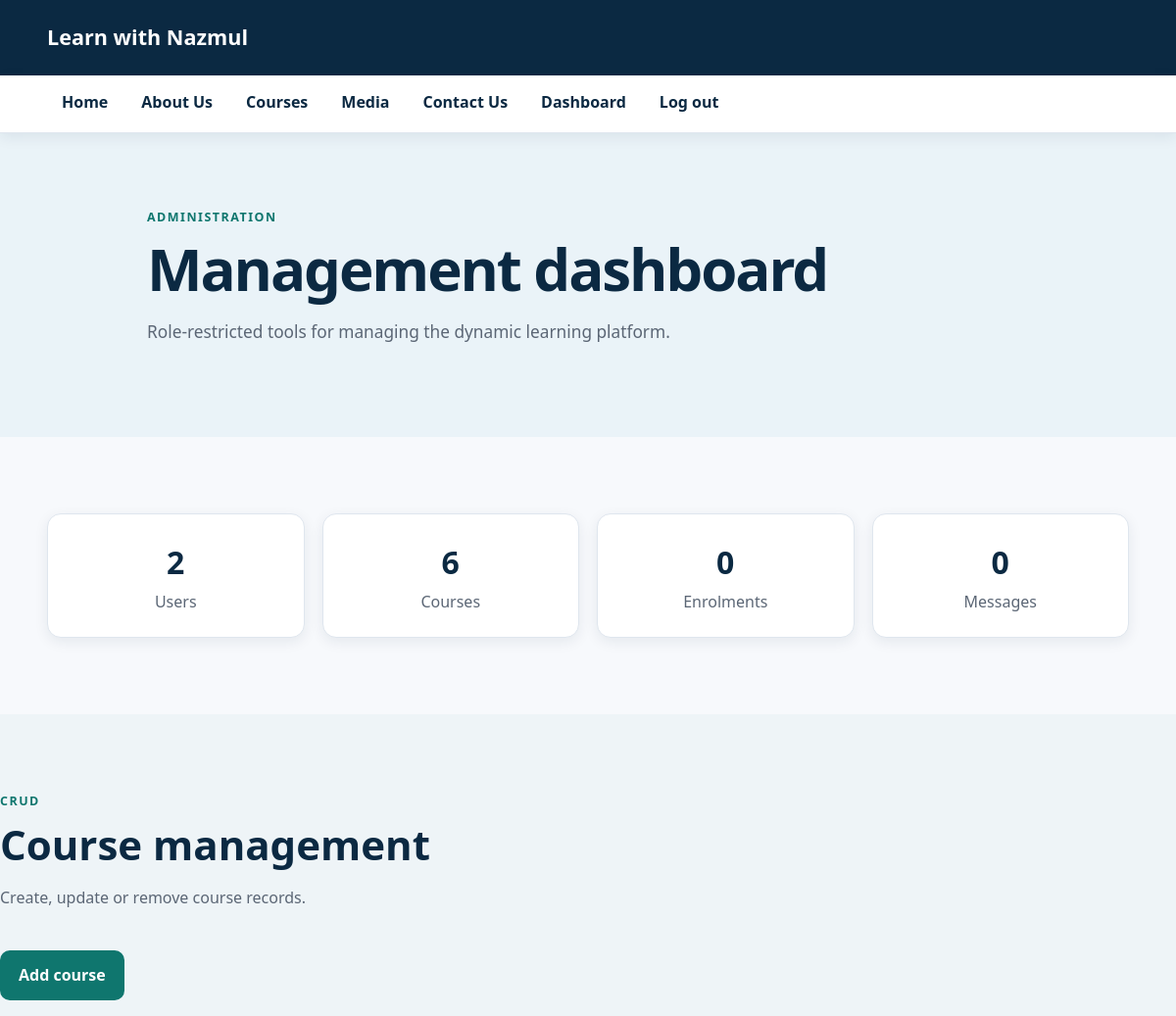
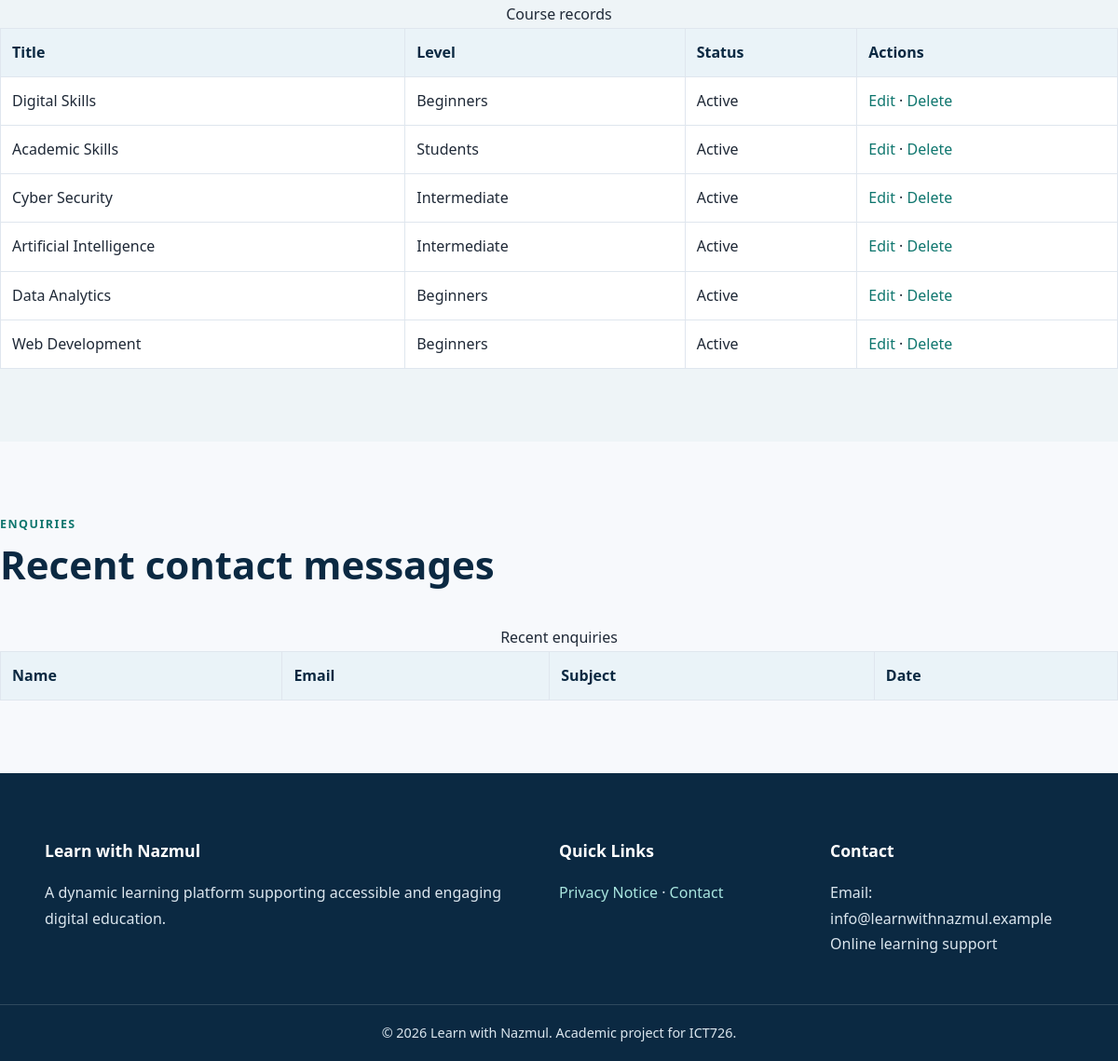
/admin/index.php (signed in), run on the app's committed database (2 pictures, top to bottom).
### tables this page shows
CREATE TABLE courses (
  id INT UNSIGNED AUTO_INCREMENT PRIMARY KEY,
  title VARCHAR(120) NOT NULL,
  short_description VARCHAR(500) NOT NULL,
  description TEXT NOT NULL,
  topics VARCHAR(255) NOT NULL,
  level VARCHAR(40) NOT NULL,
  image VARCHAR(255) NOT NULL,
  is_active TINYINT(1) NOT NULL DEFAULT 1,
  created_at TIMESTAMP NOT NULL DEFAULT CURRENT_TIMESTAMP
);

### config.php (called while the page is built, shortened)
<?php
function url(string $path = ''): string {
    return BASE_URL . '/' . ltrim($path, '/');
}
?>

### admin/index.php (the view)
<?php require_once '../includes/bootstrap.php'; require_role('admin'); $pdo=db(); $counts=['users'=>(int)$pdo->query('SELECT COUNT(*) FROM users')->fetchColumn(),'courses'=>(int)$pdo->query('SELECT COUNT(*) FROM courses')->fetchColumn(),'enrolments'=>(int)$pdo->query('SELECT COUNT(*) FROM enrollments')->fetchColumn(),'messages'=>(int)$pdo->query('SELECT COUNT(*) FROM contacts')->fetchColumn()];$courses=$pdo->query('SELECT * FROM courses ORDER BY id DESC')->fetchAll();$messages=$pdo->query('SELECT * FROM contacts ORDER BY created_at DESC LIMIT 10')->fetchAll(); page_head('Admin Dashboard','Administrator dashboard for managing users, courses and enquiries.');site_header();render_flash(); ?>
<main><section class="page-hero"><div class="page-hero-content"><p class="section-label">ADMINISTRATION</p><h1>Management dashboard</h1><p>Role-restricted tools for managing the dynamic learning platform.</p></div></section><section><div class="stats-grid"><div class="stat-card"><strong><?= $counts['users'] ?></strong><span>Users</span></div><div class="stat-card"><strong><?= $counts['courses'] ?></strong><span>Courses</span></div><div class="stat-card"><strong><?= $counts['enrolments'] ?></strong><span>Enrolments</span></div><div class="stat-card"><strong><?= $counts['messages'] ?></strong><span>Messages</span></div></div></section><section class="alt-section"><div class="section-heading left"><p class="section-label">CRUD</p><h2>Course management</h2><p>Create, update or remove course records.</p></div><a class="button primary-button" href="<?= e(url('admin/course_edit.php')) ?>">Add course</a><div class="table-wrap"><table><caption>Course records</caption><thead><tr><th>Title</th><th>Level</th><th>Status</th><th>Actions</th></tr></thead><tbody><?php foreach($courses as $c): ?><tr><td><?= e($c['title']) ?></td><td><?= e($c['level']) ?></td><td><?= $c['is_active']?'Active':'Inactive' ?></td><td><a href="<?= e(url('admin/course_edit.php?id='.$c['id'])) ?>">Edit</a> · <a href="<?= e(url('admin/course_delete.php?id='.$c['id'].'&csrf='.urlencode(csrf_token()))) ?>" onclick="return confirm('Delete this course?')">Delete</a></td></tr><?php endforeach; ?></tbody></table></div></section><section><div class="section-heading left"><p class="section-label">ENQUIRIES</p><h2>Recent contact messages</h2></div><div class="table-wrap"><table><caption>Recent enquiries</caption><thead><tr><th>Name</th><th>Email</th><th>Subject</th><th>Date</th></tr></thead><tbody><?php foreach($messages as $m): ?><tr><td><?= e($m['name']) ?></td><td><?= e($m['email']) ?></td><td><?= e($m['subject']) ?></td><td><?= e(date('d M Y',strtotime($m['created_at']))) ?></td></tr><?php endforeach; ?></tbody></table></div></section></main><?php site_footer(); ?>

### css/style.css (style rules this page uses)
* { box-sizing:border-box }
html { scroll-behavior:smooth;font-size:16px }
body { margin:0;font-family:"Segoe UI",Arial,sans-serif;color:#1f2937;background:#f7f9fc;line-height:1.7;-webkit-font-smoothing:antialiased }
a { color:#0f766e;text-decoration:none }
:root { --primary:#123b5d;--primary-dark:#0b2942;--primary-light:#eaf3f8;--accent:#0f766e;--accent-dark:#0b5d57;--accent-light:#e7f7f5;--gold:#f59e0b;--text:#1f2937;--text-light:#5b6675;--white:#fff;--background:#f7f9fc;--surface:#fff;--border:#dfe6ee;--success:#15803d;--danger:#dc2626;--shadow-sm:0 4px 14px rgba(15,39,64,.08);--shadow-md:0 10px 30px rgba(15,39,64,.12);--radius-sm:8px;--radius-md:14px;--radius-lg:22px;--container:1180px }
.header-container,.footer-container,.contact-container,.page-hero-content,.container { width:min(92%,var(--container));margin:auto }
main>section { padding:78px 0 }
.eyebrow,.section-label { margin:0;color:var(--accent);font-size:.78rem;font-weight:800;letter-spacing:.12em;text-transform:uppercase }
.hero h1,.page-hero h1 { font-size:clamp(2.5rem,5vw,4.5rem);line-height:1.08;color:var(--primary-dark);letter-spacing:-.035em;margin:10px 0 22px }
.button { display:inline-flex;align-items:center;justify-content:center;border:1px solid transparent;border-radius:10px;padding:11px 18px;font-weight:800;text-decoration:none }
.primary-button { background:var(--accent);color:#fff }
.stats-grid { width:min(92%,var(--container));margin:auto;display:grid;grid-template-columns:repeat(4,1fr);gap:18px }
.stat-card { background:#fff;border:1px solid var(--border);border-radius:14px;padding:22px;text-align:center;box-shadow:var(--shadow-sm) }
.stat-card strong { display:block;font-size:2rem;color:var(--primary-dark) }
.stat-card span { color:var(--text-light) }
.section-heading { max-width:760px;margin:0 auto 40px;text-align:center }
.section-heading.left { text-align:left;margin-left:0 }
.section-heading h2 { font-size:clamp(2rem,3.5vw,3rem);color:var(--primary-dark);line-height:1.2;margin:8px 0 14px }
.section-heading p:last-child { color:var(--text-light) }
.alt-section { background:#eef4f7 }
.page-hero { background:var(--primary-light);padding:75px 0 }
.page-hero-content { max-width:900px }
.page-hero h1 { font-size:clamp(2.3rem,5vw,4rem);margin-bottom:12px }
.page-hero p:not(.section-label) { color:var(--text-light);font-size:1.08rem;max-width:760px }
.table-wrap { overflow-x:auto;margin-top:18px }
.table-wrap table { width:100%;border-collapse:collapse;background:#fff }
.table-wrap th,.table-wrap td { padding:12px;border:1px solid var(--border);text-align:left }
.table-wrap th { background:var(--primary-light);color:var(--primary-dark) }

### data on the page
courses: title "Digital Skills", level "Beginners", is_active "Active"
courses: title "Academic Skills", level "Students", is_active "Active"
courses: title "Cyber Security", level "Intermediate", is_active "Active"
courses: title "Artificial Intelligence", level "Intermediate", is_active "Active"
courses: title "Data Analytics", level "Beginners", is_active "Active"
courses: title "Web Development", level "Beginners", is_active "Active"

### other printed values
$label "Home"
$label "About Us"
$label "Courses"
$label "Media"
$label "Contact Us"
$counts['users'] "2"
$counts['courses'] "6"
$counts['enrolments'] "0"
$counts['messages'] "0"
